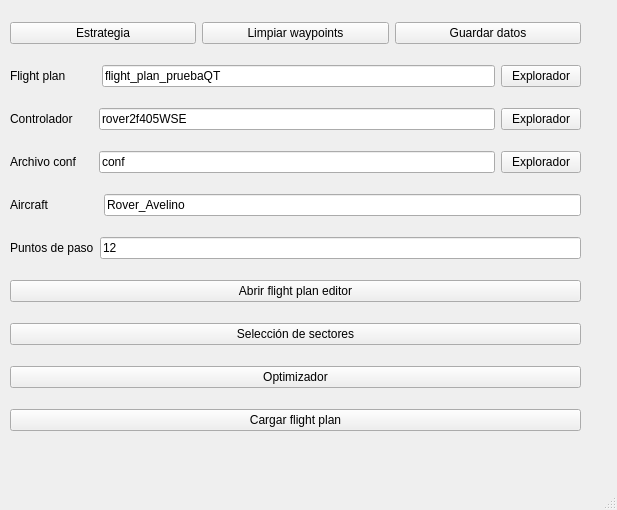
<?xml version="1.0" encoding="UTF-8"?>
<ui version="4.0">
 <class>PlanificacionWindow</class>
 <widget class="QMainWindow" name="PlanificacionWindow">
  <property name="geometry">
   <rect>
    <x>0</x>
    <y>0</y>
    <width>617</width>
    <height>510</height>
   </rect>
  </property>
  <property name="windowTitle">
   <string>PlanificacionWindow</string>
  </property>
  <widget class="QWidget" name="centralwidget">
   <widget class="QWidget" name="layoutWidget">
    <property name="geometry">
     <rect>
      <x>10</x>
      <y>50</y>
      <width>571</width>
      <height>401</height>
     </rect>
    </property>
    <layout class="QVBoxLayout" name="verticalLayout">
     <item>
      <layout class="QHBoxLayout" name="horizontalLayout">
       <item>
        <widget class="QLabel" name="label_2">
         <property name="text">
          <string>Flight plan         </string>
         </property>
        </widget>
       </item>
       <item>
        <widget class="QLineEdit" name="label_mapa">
         <property name="text">
          <string>flight_plan_pruebaQT</string>
         </property>
        </widget>
       </item>
       <item>
        <widget class="QPushButton" name="button_abrir_mapa">
         <property name="text">
          <string>Explorador</string>
         </property>
        </widget>
       </item>
      </layout>
     </item>
     <item>
      <layout class="QHBoxLayout" name="horizontalLayout_2">
       <item>
        <widget class="QLabel" name="label">
         <property name="text">
          <string>Controlador      </string>
         </property>
        </widget>
       </item>
       <item>
        <widget class="QLineEdit" name="label_controlador">
         <property name="text">
          <string>rover2f405WSE</string>
         </property>
        </widget>
       </item>
       <item>
        <widget class="QPushButton" name="button_abrir_controlador">
         <property name="text">
          <string>Explorador</string>
         </property>
        </widget>
       </item>
      </layout>
     </item>
     <item>
      <layout class="QHBoxLayout" name="horizontalLayout_5">
       <item>
        <widget class="QLabel" name="label_5">
         <property name="text">
          <string>Archivo conf     </string>
         </property>
        </widget>
       </item>
       <item>
        <widget class="QLineEdit" name="label_conf">
         <property name="text">
          <string>conf</string>
         </property>
        </widget>
       </item>
       <item>
        <widget class="QPushButton" name="button_abrir_conf">
         <property name="text">
          <string>Explorador</string>
         </property>
        </widget>
       </item>
      </layout>
     </item>
     <item>
      <layout class="QHBoxLayout" name="horizontalLayout_3">
       <item>
        <widget class="QLabel" name="label_3">
         <property name="text">
          <string>Aircraft               </string>
         </property>
        </widget>
       </item>
       <item>
        <widget class="QLineEdit" name="label_aircraft">
         <property name="text">
          <string>Rover_Avelino</string>
         </property>
        </widget>
       </item>
      </layout>
     </item>
     <item>
      <layout class="QHBoxLayout" name="horizontalLayout_4">
       <item>
        <widget class="QLabel" name="label_4">
         <property name="text">
          <string>Puntos de paso</string>
         </property>
        </widget>
       </item>
       <item>
        <widget class="QLineEdit" name="label_Puntos_paso">
         <property name="text">
          <string>12</string>
         </property>
        </widget>
       </item>
      </layout>
     </item>
     <item>
      <widget class="QPushButton" name="button_editor">
       <property name="text">
        <string>Abrir flight plan editor</string>
       </property>
      </widget>
     </item>
     <item>
      <widget class="QPushButton" name="button_sectores">
       <property name="text">
        <string>Selección de sectores</string>
       </property>
      </widget>
     </item>
     <item>
      <widget class="QPushButton" name="button_optimizacion">
       <property name="text">
        <string>Optimizador</string>
       </property>
      </widget>
     </item>
     <item>
      <widget class="QPushButton" name="button_move_wp">
       <property name="text">
        <string>Cargar flight plan</string>
       </property>
      </widget>
     </item>
    </layout>
   </widget>
   <widget class="QWidget" name="">
    <property name="geometry">
     <rect>
      <x>10</x>
      <y>20</y>
      <width>571</width>
      <height>27</height>
     </rect>
    </property>
    <layout class="QHBoxLayout" name="horizontalLayout_6">
     <item>
      <widget class="QPushButton" name="button_estrategia">
       <property name="text">
        <string>Estrategia</string>
       </property>
      </widget>
     </item>
     <item>
      <widget class="QPushButton" name="button_clear">
       <property name="text">
        <string>Limpiar waypoints</string>
       </property>
      </widget>
     </item>
     <item>
      <widget class="QPushButton" name="button_datos">
       <property name="text">
        <string>Guardar datos</string>
       </property>
      </widget>
     </item>
    </layout>
   </widget>
  </widget>
  <widget class="QMenuBar" name="menubar">
   <property name="geometry">
    <rect>
     <x>0</x>
     <y>0</y>
     <width>617</width>
     <height>22</height>
    </rect>
   </property>
  </widget>
  <widget class="QStatusBar" name="statusbar"/>
 </widget>
 <resources/>
 <connections/>
</ui>
